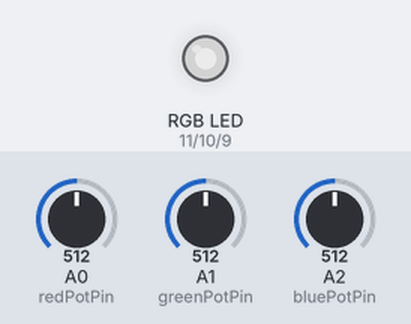
Bench run of a sketch on a simulated Arduino Uno, built with avr-gcc and run on an emulated ATmega328P. Shown: an RGB LED mixed from three pins (HIGH = lit). Inputs (shaded band) come from the test bench; at power-on: A0 (redPotPin) = 512, A1 (greenPotPin) = 512, A2 (bluePotPin) = 512. Dim RGB values are drawn brighter than linear.

Above: at 1.2 s.
1.3 s: A0 (redPotPin) set to 716
At 2.0 s:
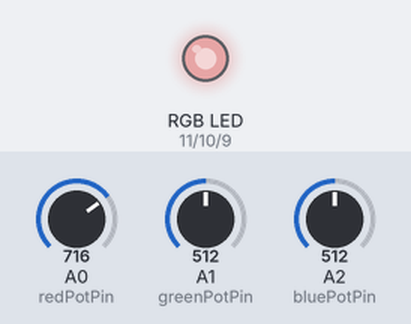
2.8 s: A1 (greenPotPin) set to 716
At 3.2 s:
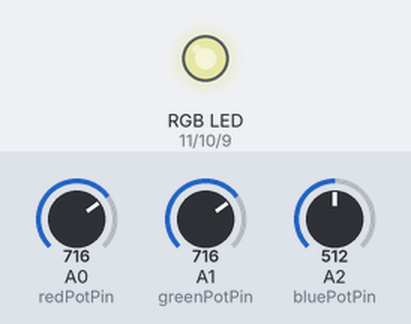
4.3 s: A2 (bluePotPin) set to 716
At 5.5 s:
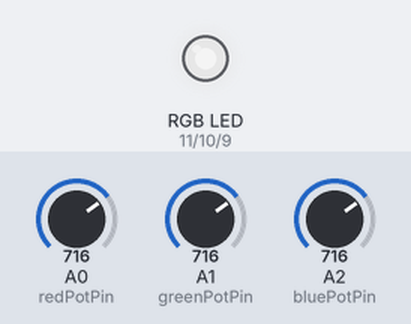
5.8 s: A0 (redPotPin) set to 900
At 6.7 s:
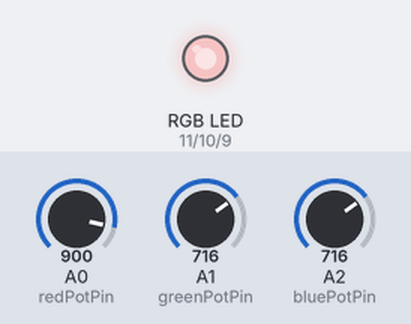
7.3 s: A1 (greenPotPin) set to 900
At 7.8 s:
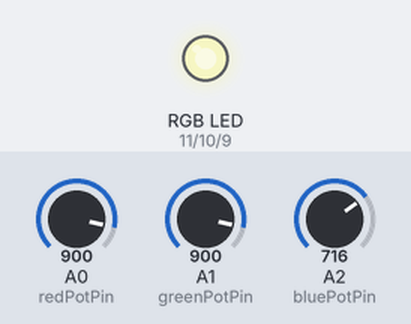
8.8 s: A2 (bluePotPin) set to 900
At 10.1 s:
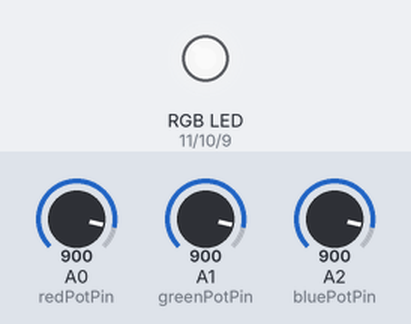
Timing chart, 0 to 11.3 s (numbered marks = the images above; inputs shaded):
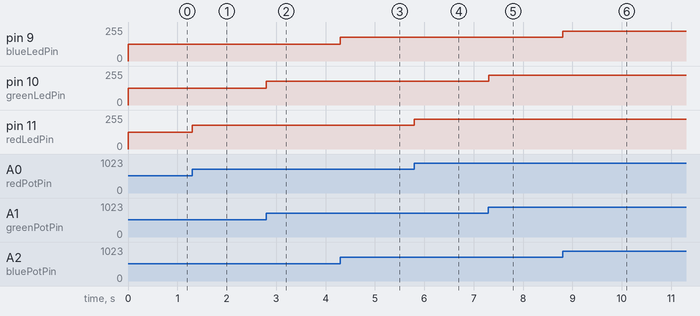

Measured:
- after the input at 1.3 s, pin 11 (redLedPin): 127/255 → 178/255 at once
- after the input at 2.8 s, pin 10 (greenLedPin): 127/255 → 178/255 at once
- after the input at 4.3 s, pin 9 (blueLedPin): 127/255 → 178/255 at once
- after the input at 5.8 s, pin 11 (redLedPin): 178/255 → 224/255 at once
- after the input at 7.3 s, pin 10 (greenLedPin): 178/255 → 224/255 at once
- after the input at 8.8 s, pin 9 (blueLedPin): 178/255 → 224/255 at once

The sketch:

Homework_1.ino
```cpp
// Arduino program for controlling each color of an RGB LED (Red, Green, Blue), through the use of three potentiometers

const int redPotPin = A0;
const int greenPotPin = A1;
const int bluePotPin = A2;

const int minPotValue = 0;
const int maxPotValue = 1023;

const int commonAnode = 0;
const int redLedPin = 11;
const int greenLedPin = 10;
const int blueLedPin = 9;

const int minLedValue = 0;
const int maxLedValue = 255;

int redPotValue = 0;
int greenPotValue = 0;
int bluePotValue = 0;

int redLedValue = 0;
int greenLedValue = 0;
int blueLedValue = 0;

void setup() {
  // put your setup code here, to run once:
  pinMode(redPotPin, INPUT);
  pinMode(greenPotPin, INPUT);
  pinMode(bluePotPin, INPUT);

  pinMode(redLedPin, OUTPUT);
  pinMode(greenLedPin, OUTPUT);
  pinMode(blueLedPin, OUTPUT);

  Serial.begin(9600);
}

void loop() {
  // put your main code here, to run repeatedly:
  redPotValue = analogRead(redPotPin);
  greenPotValue = analogRead(greenPotPin);
  bluePotValue = analogRead(bluePotPin);

  redLedValue = map(redPotValue, minPotValue, maxPotValue, minLedValue, maxLedValue);
  greenLedValue = map(greenPotValue, minPotValue, maxPotValue, minLedValue, maxLedValue);
  blueLedValue = map(bluePotValue, minPotValue, maxPotValue, minLedValue, maxLedValue);

  if (commonAnode) { // the RGB LED has a common anode
    redLedValue = 255 - redLedValue;
    greenLedValue = 255 - greenLedValue;
    blueLedValue = 255 - blueLedValue;
  }

  analogWrite(redLedPin, redLedValue);
  analogWrite(greenLedPin, greenLedValue);
  analogWrite(blueLedPin, blueLedValue);
}
```
